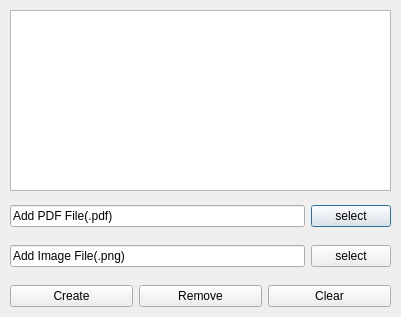
<?xml version="1.0" encoding="UTF-8"?>
<ui version="4.0">
 <class>Dialog</class>
 <widget class="QDialog" name="Dialog">
  <property name="geometry">
   <rect>
    <x>0</x>
    <y>0</y>
    <width>401</width>
    <height>317</height>
   </rect>
  </property>
  <property name="windowTitle">
   <string>Dialog</string>
  </property>
  <widget class="QListWidget" name="itemListBox">
   <property name="geometry">
    <rect>
     <x>10</x>
     <y>10</y>
     <width>381</width>
     <height>181</height>
    </rect>
   </property>
   <property name="dragEnabled">
    <number>1</number>
   </property>
   <property name="dragDropMode">
    <enum>QAbstractItemView::DragDrop</enum>
   </property>
   <property name="defaultDropAction">
    <enum>Qt::MoveAction</enum>
   </property>
   <property name="selectionMode">
    <enum>QAbstractItemView::SingleSelection</enum>
   </property>
   <property name="flow">
    <enum>QListView::TopToBottom</enum>
   </property>
   <property name="wordWrap">
    <bool>false</bool>
   </property>
  </widget>
  <widget class="QWidget" name="layoutWidget">
   <property name="geometry">
    <rect>
     <x>10</x>
     <y>200</y>
     <width>381</width>
     <height>33</height>
    </rect>
   </property>
   <layout class="QHBoxLayout" name="horizontalLayout">
    <item>
     <widget class="QLineEdit" name="line_addItem_pdf">
      <property name="text">
       <string>Add PDF File(.pdf)</string>
      </property>
      <property name="readOnly">
       <bool>true</bool>
      </property>
     </widget>
    </item>
    <item>
     <widget class="QPushButton" name="btn_addItem_pdf">
      <property name="layoutDirection">
       <enum>Qt::LeftToRight</enum>
      </property>
      <property name="text">
       <string>select</string>
      </property>
      <property name="checkable">
       <bool>false</bool>
      </property>
      <property name="default">
       <bool>false</bool>
      </property>
      <property name="flat">
       <bool>false</bool>
      </property>
     </widget>
    </item>
   </layout>
  </widget>
  <widget class="QWidget" name="layoutWidget">
   <property name="geometry">
    <rect>
     <x>10</x>
     <y>280</y>
     <width>381</width>
     <height>32</height>
    </rect>
   </property>
   <layout class="QHBoxLayout" name="horizontalLayout_3">
    <item>
     <widget class="QPushButton" name="btn_createItem">
      <property name="text">
       <string>Create</string>
      </property>
     </widget>
    </item>
    <item>
     <widget class="QPushButton" name="btn_removeItem">
      <property name="text">
       <string>Remove</string>
      </property>
     </widget>
    </item>
    <item>
     <widget class="QPushButton" name="btn_clearItem">
      <property name="text">
       <string>Clear</string>
      </property>
     </widget>
    </item>
   </layout>
  </widget>
  <widget class="QWidget" name="layoutWidget_2">
   <property name="geometry">
    <rect>
     <x>10</x>
     <y>240</y>
     <width>381</width>
     <height>33</height>
    </rect>
   </property>
   <layout class="QHBoxLayout" name="horizontalLayout_2">
    <item>
     <widget class="QLineEdit" name="line_addItem_png">
      <property name="text">
       <string>Add Image File(.png)</string>
      </property>
      <property name="readOnly">
       <bool>true</bool>
      </property>
     </widget>
    </item>
    <item>
     <widget class="QPushButton" name="btn_addItem_png">
      <property name="layoutDirection">
       <enum>Qt::LeftToRight</enum>
      </property>
      <property name="text">
       <string>select</string>
      </property>
      <property name="checkable">
       <bool>false</bool>
      </property>
      <property name="default">
       <bool>false</bool>
      </property>
      <property name="flat">
       <bool>false</bool>
      </property>
     </widget>
    </item>
   </layout>
  </widget>
 </widget>
 <resources/>
 <connections/>
</ui>
